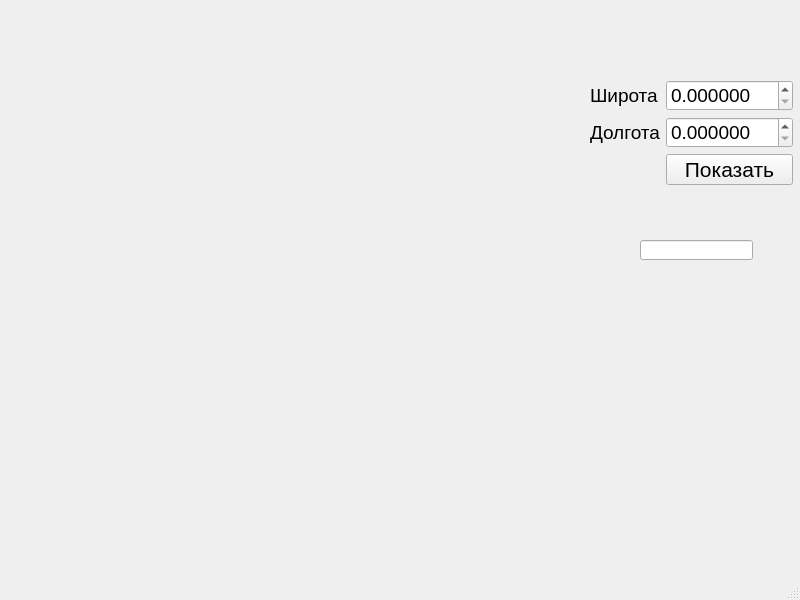
<?xml version="1.0" encoding="UTF-8"?>
<ui version="4.0">
 <class>MainWindow</class>
 <widget class="QMainWindow" name="MainWindow">
  <property name="geometry">
   <rect>
    <x>0</x>
    <y>0</y>
    <width>800</width>
    <height>600</height>
   </rect>
  </property>
  <property name="windowTitle">
   <string>MainWindow</string>
  </property>
  <widget class="QWidget" name="centralwidget">
   <widget class="QLineEdit" name="lineEdit">
    <property name="geometry">
     <rect>
      <x>640</x>
      <y>240</y>
      <width>113</width>
      <height>20</height>
     </rect>
    </property>
   </widget>
   <widget class="QWidget" name="formLayoutWidget">
    <property name="geometry">
     <rect>
      <x>590</x>
      <y>80</y>
      <width>203</width>
      <height>105</height>
     </rect>
    </property>
    <layout class="QFormLayout" name="formLayout">
     <item row="0" column="0">
      <widget class="QLabel" name="label">
       <property name="font">
        <font>
         <pointsize>14</pointsize>
        </font>
       </property>
       <property name="text">
        <string>Широта</string>
       </property>
      </widget>
     </item>
     <item row="1" column="0">
      <widget class="QLabel" name="label_2">
       <property name="font">
        <font>
         <pointsize>14</pointsize>
        </font>
       </property>
       <property name="text">
        <string>Долгота</string>
       </property>
      </widget>
     </item>
     <item row="0" column="1">
      <widget class="QDoubleSpinBox" name="doubleSpinBox_2">
       <property name="font">
        <font>
         <pointsize>14</pointsize>
        </font>
       </property>
       <property name="decimals">
        <number>6</number>
       </property>
       <property name="maximum">
        <double>180.000000000000000</double>
       </property>
       <property name="singleStep">
        <double>0.000100000000000</double>
       </property>
      </widget>
     </item>
     <item row="1" column="1">
      <widget class="QDoubleSpinBox" name="doubleSpinBox">
       <property name="font">
        <font>
         <pointsize>14</pointsize>
        </font>
       </property>
       <property name="decimals">
        <number>6</number>
       </property>
       <property name="maximum">
        <double>180.000000000000000</double>
       </property>
      </widget>
     </item>
     <item row="2" column="1">
      <widget class="QPushButton" name="pushButton">
       <property name="font">
        <font>
         <pointsize>16</pointsize>
        </font>
       </property>
       <property name="text">
        <string>Показать</string>
       </property>
      </widget>
     </item>
    </layout>
   </widget>
   <widget class="QLabel" name="image">
    <property name="geometry">
     <rect>
      <x>20</x>
      <y>30</y>
      <width>531</width>
      <height>501</height>
     </rect>
    </property>
    <property name="text">
     <string/>
    </property>
   </widget>
  </widget>
  <widget class="QMenuBar" name="menubar">
   <property name="geometry">
    <rect>
     <x>0</x>
     <y>0</y>
     <width>800</width>
     <height>21</height>
    </rect>
   </property>
  </widget>
  <widget class="QStatusBar" name="statusbar"/>
 </widget>
 <resources/>
 <connections/>
</ui>
